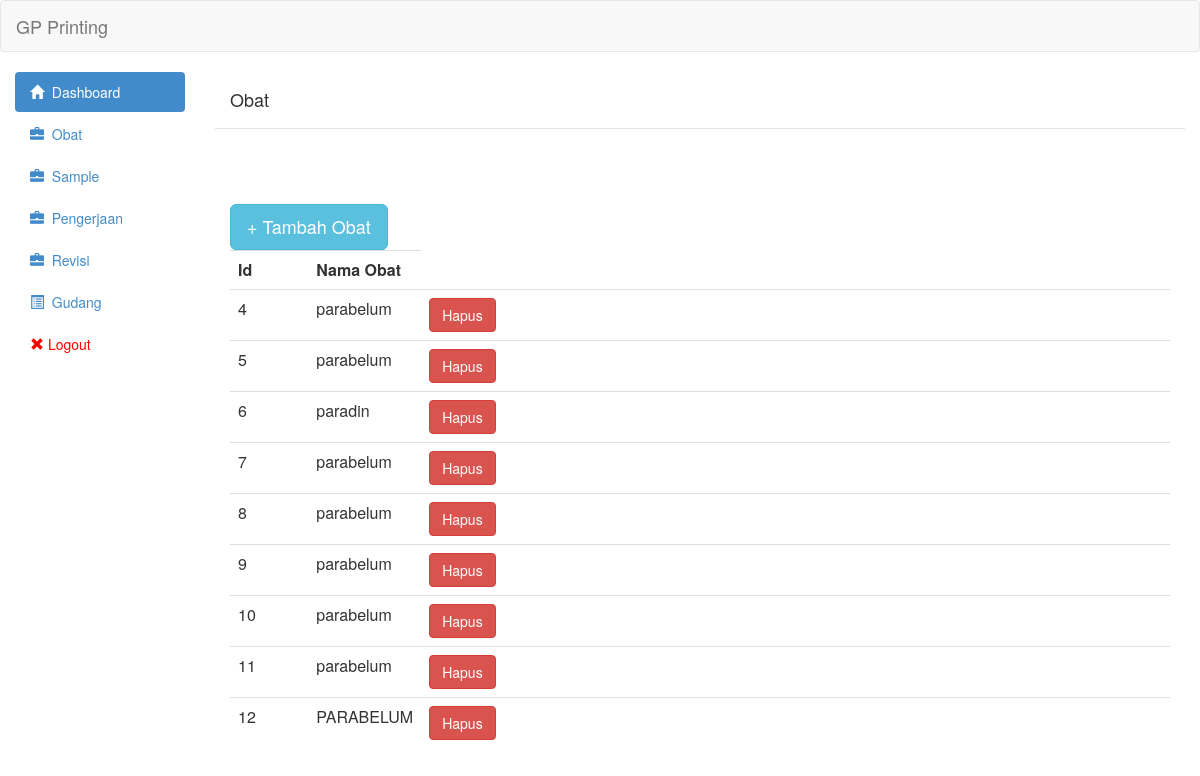
Page /view/obat.php (signed in) on the committed database.
### tables this page shows
CREATE TABLE `obat` (
  `id` int(11) NOT NULL,
  `nama_obat` varchar(255) NOT NULL,
  `kilo` decimal(10,3) NOT NULL,
  `harga_beli` int(11) NOT NULL,
  `harga_jual` int(11) NOT NULL
);

### controller/obat/obat_show.php (the view, shortened to what this page needs)
<?php
	include('../controller/config/linken.php');
	include('../controller/config/asset.php');
	$queryGetObat = "SELECT * from Obat";
	$resultGetObat = mysqli_query($link,$queryGetObat) or die(mysqli_error($link));
	 echo "<table class='table table-hover'><tr>
                        <th class='col-md-1'>Id</th>
                        <th class='col-md-1'>Nama Obat</th>
                        </tr>";
	while($row = mysqli_fetch_assoc($resultGetObat)){
	?>
                            <tr onclick='AjaxGetDetailObat(<?php echo $row["id"]?>)'>
								<td><?php echo $row['id']?></td>
                                <td><?php echo $row['nama_obat']?></td>
								<td>
                                <a class='btn btn-danger' href='controller/Obat/Obat_delete.php?id="<?php echo $row["id"];?>"'>Hapus</a></td>
                            </tr>
<?php
	}
	echo "</table>"
	?>

### rows in the picture
obat: id "4", nama_obat "parabelum"
obat: id "5", nama_obat "parabelum"
obat: id "6", nama_obat "paradin"
obat: id "7", nama_obat "parabelum"
obat: id "8", nama_obat "parabelum"
obat: id "9", nama_obat "parabelum"
obat: id "10", nama_obat "parabelum"
obat: id "11", nama_obat "parabelum"
obat: id "12", nama_obat "PARABELUM"
